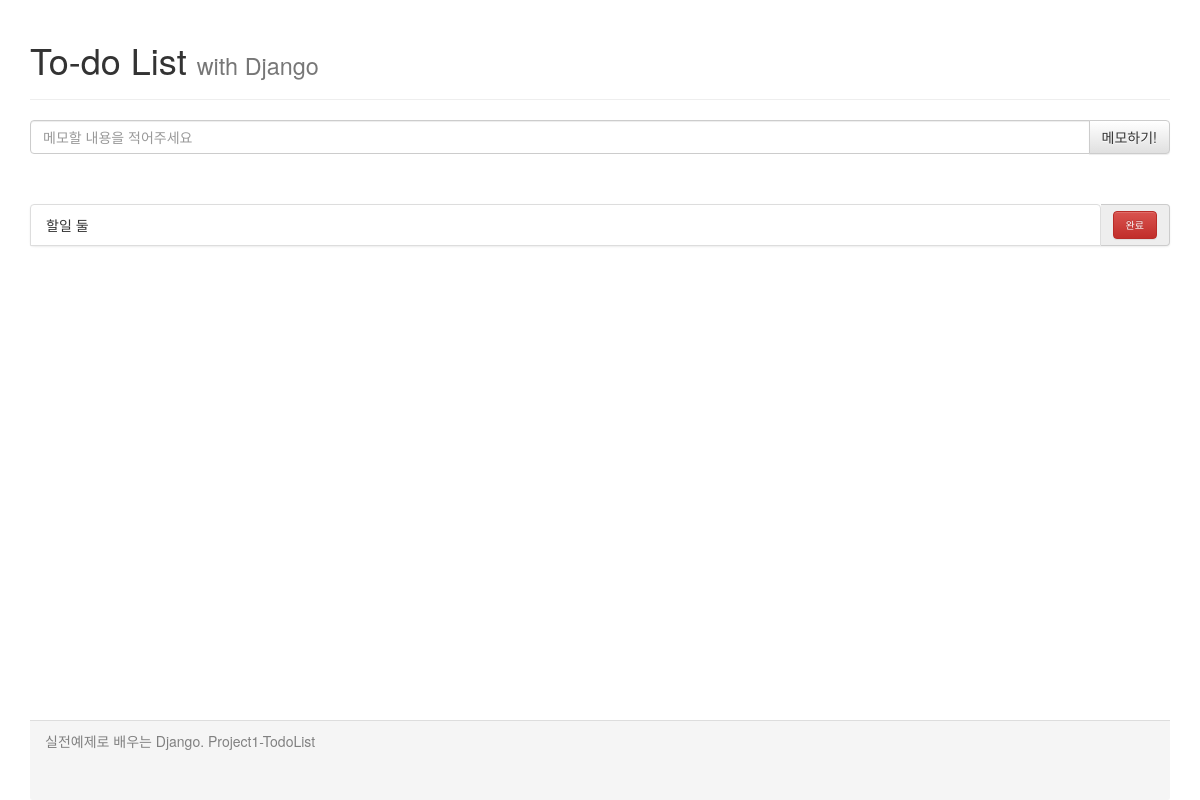
Before: / with the older database file.
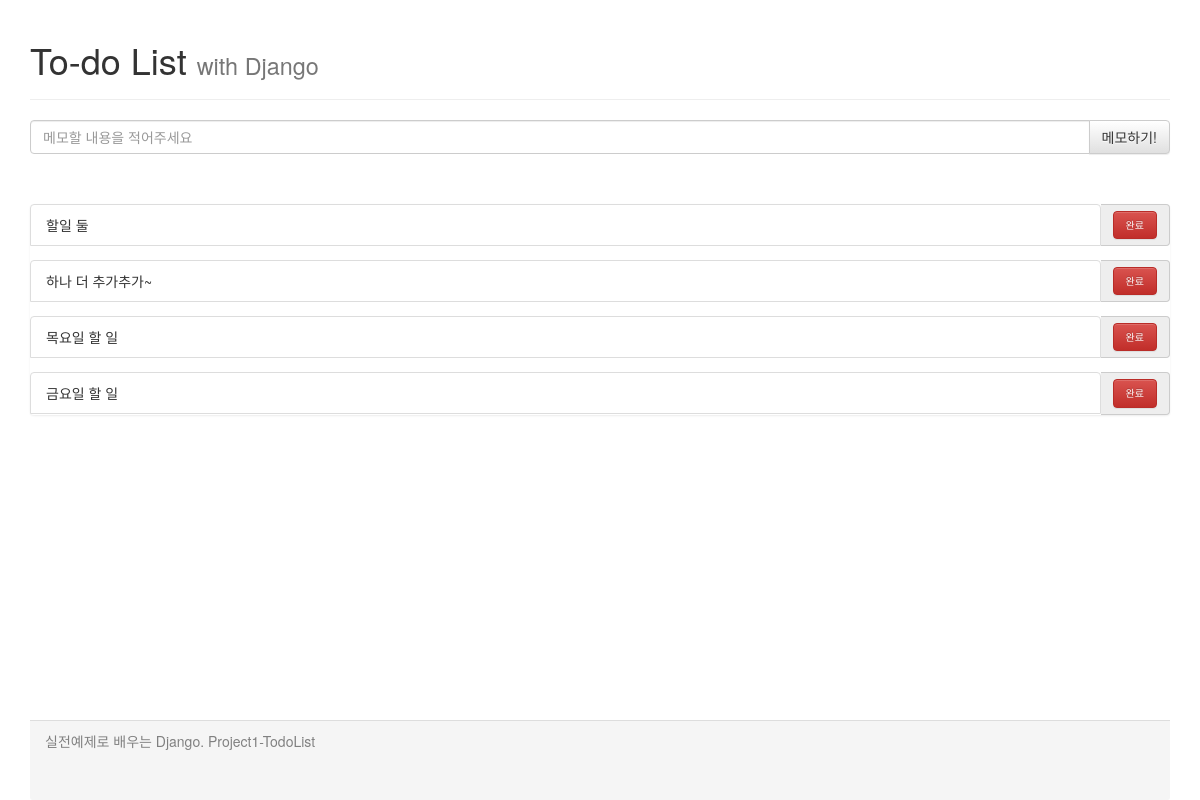
After: the same page with the newer database file.
### my_to_do_app/models.py (models this page shows)
class Todo(models.Model):
    content = models.CharField(max_length = 255)
    isDone = models.BooleanField(default=False)

### my_to_do_app/views.py (the view)
# urls.py: path("", views.index, name="index"),
def index(request):
    todos = Todo.objects.all()
    contents = {"todos": todos}
    return render(request, "my_to_do_app/index.html", contents)

### my_to_do_app/templates/my_to_do_app/index.html (shortened to what this page needs)
<html lang="ko">
<head>
    <link rel="stylesheet" href="https://maxcdn.bootstrapcdn.com/bootstrap/3.3.2/css/bootstrap.min.css">
    <link rel="stylesheet" href="https://maxcdn.bootstrapcdn.com/bootstrap/3.3.2/css/bootstrap-theme.min.css">
</head>
<body>
    <div class="container">
        <div class="header">
            <div class="page-header">
                <h1>To-do List <small>with Django</small></h1>
            </div>
        </div>
        <div class="content">
            <div class="messageDiv">
                <form action="./createTodo/" method="POST">{% csrf_token %}
                    <div class="input-group">
                        <input id="todoContent" name="todoContent" type="text" class="form-control" placeholder="메모할 내용을 적어주세요">
                        <span class="input-group-btn">
                            <button class="btn btn-default" type="submit">메모하기!</button>
                        </span>
                    </div>
                </form>
            </div>
            <div class="toDoDiv">
                <ul class="list-group">
                    {% for todo in todos %}
                    {% if todo.isDone == False %}
                    <form action="./doneTodo/" method="GET">
                        <div class="input-group" name='todo1'>
                            <li class="list-group-item">{{todo.content}}</li>
                            <span class="input-group-addon">
                                <button type="submit" class="custom-btn btn btn-danger">완료</button>
                            </span>
                        </div>
                    </form>
                    {% endif %}
                    {% endfor %}
                </ul>
            </div>
        </div>
        <div class="panel-footer">
            실전예제로 배우는 Django. Project1-TodoList
        </div>
    </div>
</body>
</html>

### my_to_do_app/templates/my_to_do_app/index.html (style rules this page uses)
.content { height: 75%; }
.messageDiv { margin-top: 20px; margin-bottom: 50px; }
.custom-btn { font-size: 10px; }
.panel-footer { height:10%; color:gray; }

Changed rows visible on the page:
added Todo: content "하나 더 추가추가~"
added Todo: content "목요일 할 일"
added Todo: content "금요일 할 일"
